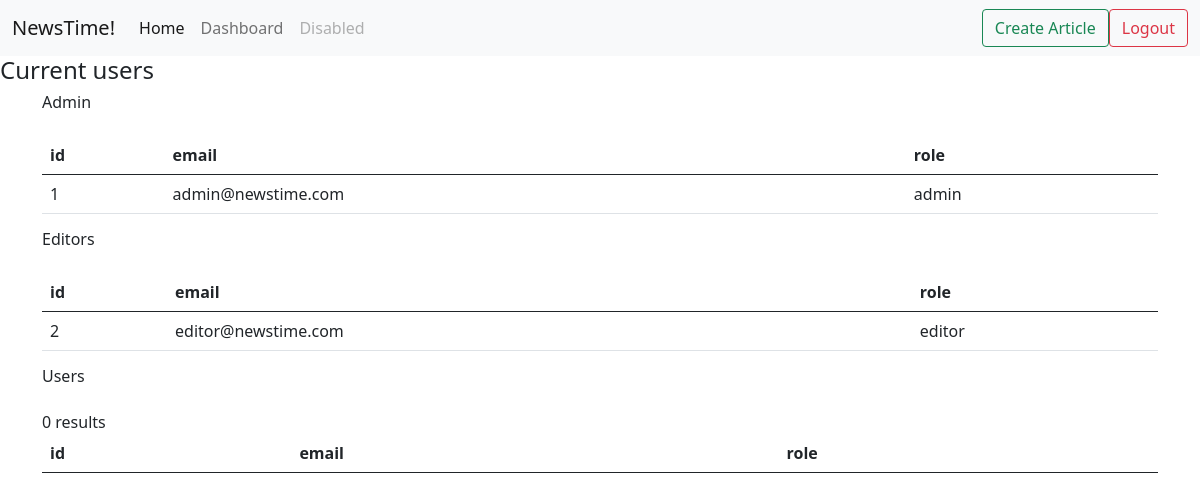
The app's page /admin.php with its own data.
### tables this page shows
CREATE TABLE `users` (
  `id` int(5) NOT NULL,
  `email` varchar(40) NOT NULL,
  `password` varchar(120) NOT NULL,
  `role` varchar(12) NOT NULL
);

### admin.php (the view, shortened to what this page needs)
<?php
include 'components/head.php';
include 'navadmin.php';
include 'model/dbconfig.php';
?>
<h4> Current users </h4>
<div class='container'>
    <h6>Admin</h6>
<?php
    $sql = "SELECT * FROM `users` WHERE role='admin'";
    $result = mysqli_query($conn, $sql);
    echo '<table class="table">';
    echo ' <table class="table">
    <thead>
      <tr>
        <th scope="col">id</th>
        <th scope="col">email</th>
        <th scope="col">role</th>
      </tr>
    </thead> ';
    echo "<tr>";
    if (mysqli_num_rows($result) > 0) {
        while($row = mysqli_fetch_assoc($result)) {
            echo " <td>".$row['id']."</td>";
            echo " <td>".$row['email']."</td>";
            echo " <td>".$row['role']."</td>";
            echo "</tr> ";
        }
    }
    else {
    echo "0 results";
    echo "</div>";
    }
    echo "</table>";
?>
<h6>Editors</h6>
<?php
    $sql = "SELECT * FROM `users` WHERE role='editor'";
    $result = mysqli_query($conn, $sql);
    echo '<table class="table">';
    echo ' <table class="table">
    <thead>
      <tr>
        <th scope="col">id</th>
        <th scope="col">email</th>
        <th scope="col">role</th>
      </tr>
    </thead> ';
    echo "<tr>";
    if (mysqli_num_rows($result) > 0) {
        while($row = mysqli_fetch_assoc($result)) {
            echo " <td>".$row['id']."</td>";
            echo " <td>".$row['email']."</td>";
            echo " <td>".$row['role']."</td>";
            echo "</tr> ";
        }
    }
    else {
    echo "0 results";
    echo "</div>";
    }
    echo "</table>";
?>
<h6>Users</h6>
<?php
    $sql = "SELECT * FROM `users` WHERE role='users'";
    $result = mysqli_query($conn, $sql);
    echo '<table class="table">';
    echo ' <table class="table">
    <thead>
      <tr>
        <th scope="col">id</th>
        <th scope="col">email</th>
        <th scope="col">role</th>
      </tr>
    </thead> ';
    if (mysqli_num_rows($result) > 0) {
        while($row = mysqli_fetch_assoc($result)) {
            echo " <td>".$row['id']."</td>";
            echo " <td>".$row['email']."</td>";
            echo " <td>".$row['role']."</td>";
            echo "</tr> ";
        }
    }
    else {
    echo "</div>";
    }
?>

### records on screen
users: id "1", email "admin@newstime.com", role "admin"
users: id "2", email "editor@newstime.com", role "editor"
